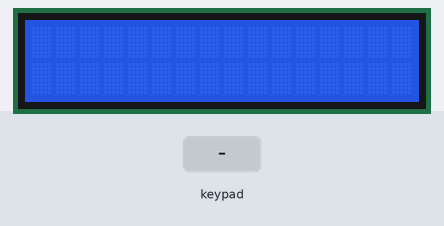
Recording of a sketch running on a simulated Arduino Mega 2560, built with avr-gcc and run on an emulated ATmega2560. On the bench: 16×2 character LCD. The test bench sets the inputs (shaded band).

Above: at 1.2 s.
1.3 s: keypad keys 9 8 3 1 1 3 9 = pressed 0.4 s apart
At 5.1 s:
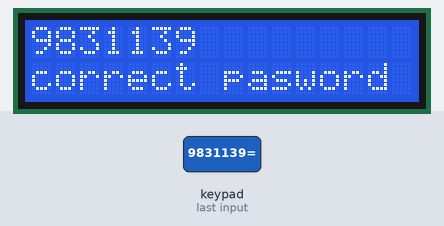
6.0 s: key '=' pressed
At 6.4 s:
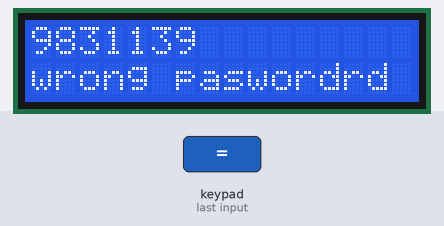
8.0 s: keypad keys 2 9 3 0 3 1 3 2 = pressed 0.4 s apart
At 11.5 s:
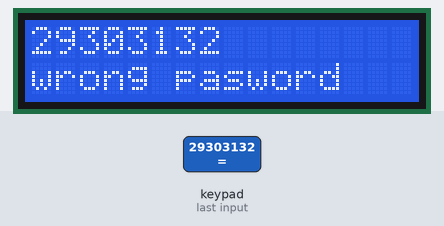
13.1 s: key '7' pressed
At 14.2 s:
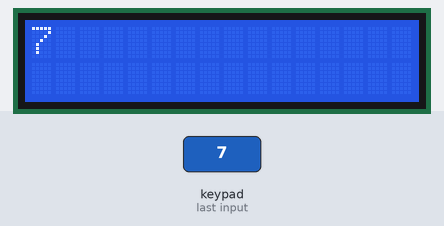
Timing chart, 0 to 15.6 s (numbered marks = the images above; inputs shaded):
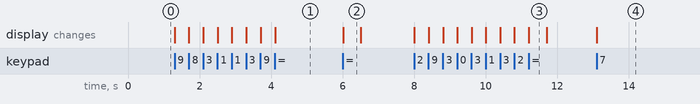

Measured:
- after the input at 1.3 s, the display: first changes at once (image 1 shows a later state)
- after the input at 6.0 s, the display: changes at once (image 2)
- after the input at 8.0 s, the display: first changes at once (image 3 shows a later state)
- after the input at 13.1 s, the display: changes at once (image 4)
- what the display in image 2 shows lasts 0.5 s, from 6.0 s to 6.5 s

The sketch:

part_2.ino
```cpp
#include <Keypad.h>
#include <LiquidCrystal.h>


LiquidCrystal lcd(13, 12, 8, 9, 10, 11);

const byte ROWS = 4;
const byte COLS = 4;
char keys[ROWS][COLS] = {{'7', '8', '9', '/'},
                         {'4', '5', '6', '*'},
                         {'1', '2', '3', '-'},
                         {'C', '0', '=', '+'}};

const byte rowPins[ROWS] = {29, 30, 31, 32};
const byte colPins[COLS] = {33, 34, 35, 36};

Keypad kp = Keypad(makeKeymap(keys), rowPins, colPins, ROWS, COLS);


bool check_password(char pass[7], byte len)
{
  if (len != 7)
    return false;

   char password[] = {'9', '8', '3', '1', '1', '3', '9'};
   for (int i = 0; i < 7; i++)
    if (password[i] != pass[i])
      return false;

   return true;
}


void setup()
{
  lcd.begin(16, 2);
  lcd.setCursor(0, 0);
}


void loop()
{
  int i = 0;
  char key = '0';

  int k = 0;
  char pass[7] = {'0'};


  while (1)
  {
    key = kp.getKey();

    if (key)
    {
      if (key <= '9' && key >= '0')
      {
        lcd.setCursor(i++, 0);
        lcd.print(key);

        pass[k++] = key;
      }

      if (key == '=')
      {
        if (check_password(pass, k))
        {
          lcd.setCursor(0, 1);
          lcd.print("correct pasword");
          delay(500);
          return 0;
        }
        else
        {
          lcd.setCursor(0, 1);
          lcd.print("wrong pasword");
          delay(500);
          lcd.clear();

          i = 0;
          k = 0;
        }
      }
    }
  }
}
```
